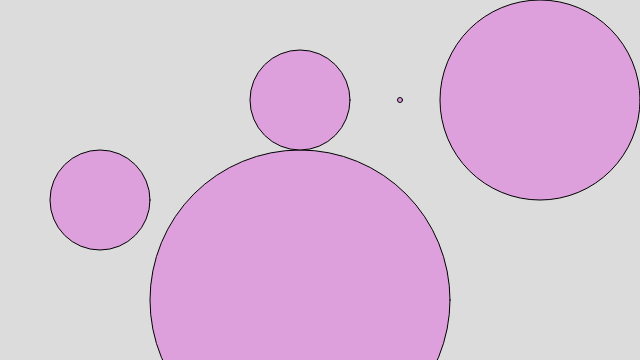
Frame 1 (no input)
Frame 60 (no input): identical to frame 1, image omitted
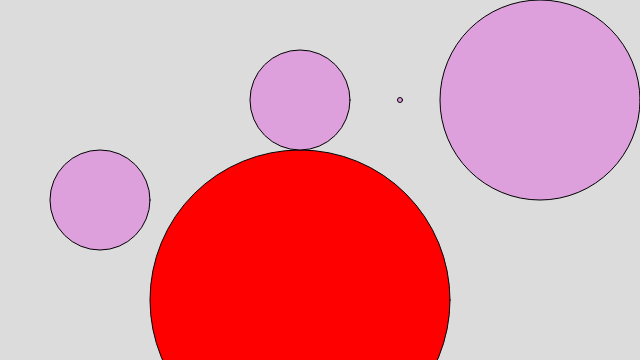
Frame 120 (the mouse pressed at the canvas centre since frame 60)

The p5.js sketch that drew these frames (run headless with seeded random() and noise() and a simulated clock; from frame 60 on, the mouse is pressed at the canvas centre):

// p5.js sketch
// ── sketch.js
/*
    making a custom function
    11.21.2019
*/

function setup() {
    createCanvas(640, 360);
}

function draw() {
    background(220);
    
    button(100, 200, 100, "blue"); // blue
    button(300, 300, 300, "red"); // red
    button(400, 100, 5, "green"); // green
    button(300, 100, 100, "yellow"); // yellow
    button(540, 100, 200, "purple"); // purple
    
}

function button(x, y, s, c) {
    var d = dist(x, y, mouseX, mouseY);
    if (d < s/2) {
        fill(c); // hover over
    } else {
        fill('plum');
    }
    ellipse(x, y, s);
}
